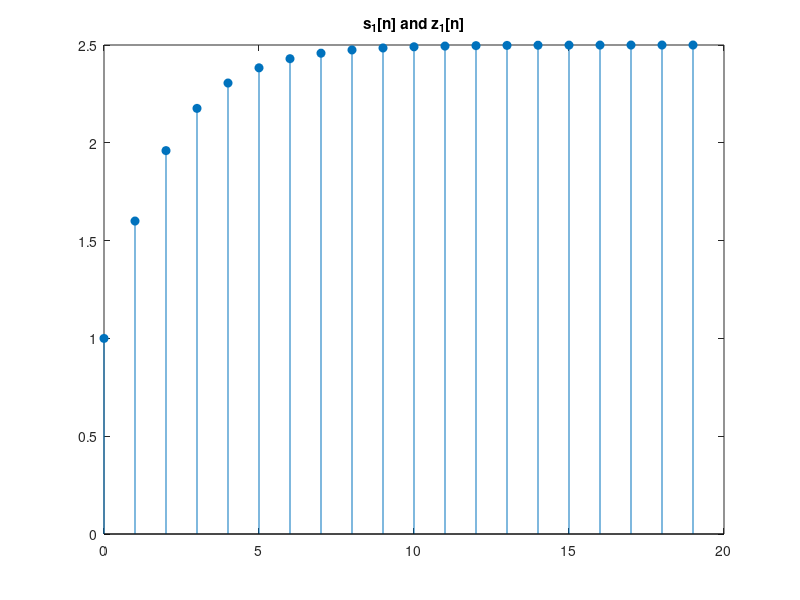

Source code (MATLAB): (Note: this script raises an error after producing the figure.)
%2.5 e f g
clear;clc;
n=0:19;
delta1=[1 zeros(1,19)];
u=[ones(1,20)];
a1=[1 -3/5];
b1=[1];
%%
h1=filter(b1,a1,delta1);
h2=[1];
for i=1:19;
    h2=[h2 (3/5)^(i+1)*h2(i)+delta1(i+1)];
end
%%
figure(1);
s1=filter(b1,a1,u);
stem(n,s1,'fill');title('s_1[n] and z_1[n]');hold on;
[nz1,z1]=conv_zly(n,h1,n,u);
nz1=nz1(1:20);
z1=z1(1:20);
stem(nz1,z1,'y--');hold off;
%%
figure(2);
s2=[1];
for i=1:19;
    s2=[s2 (3/5)^(i+1)*s2(i)+u(i+1)];
end
stem(n,s2,'fill');title('s_2[n]');